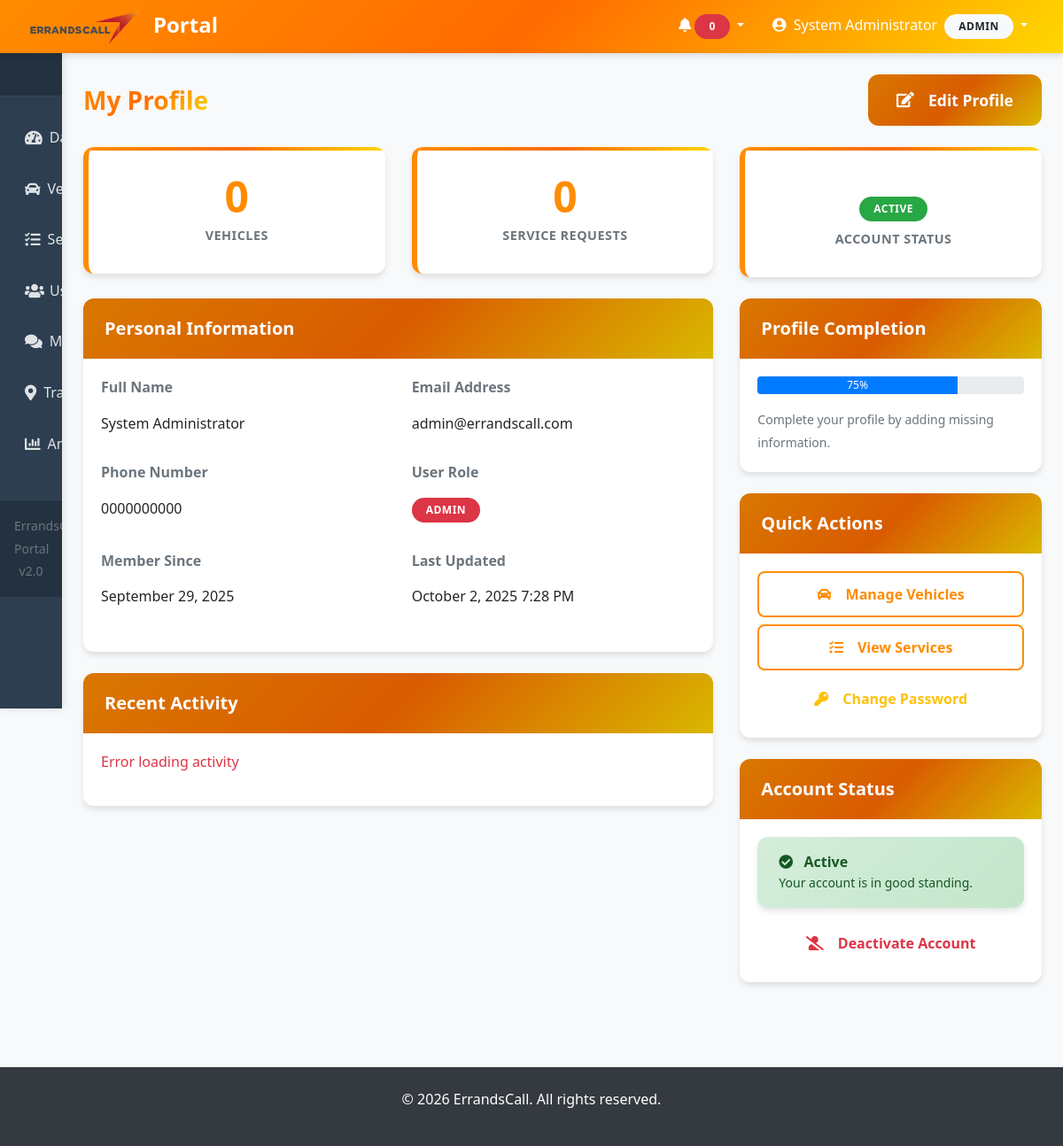
/portal/profile.php (signed in), run on the app's committed database.
### tables this page shows
CREATE TABLE IF NOT EXISTS `users` (
  `id` int NOT NULL AUTO_INCREMENT,
  `id_number` varchar(50) NOT NULL,
  `fullname` varchar(100) NOT NULL,
  `email` varchar(100) NOT NULL,
  `phone` varchar(20) NOT NULL,
  `dob` date NOT NULL,
  `password` varchar(255) NOT NULL,
  `role` enum('admin','manager','worker','customer') DEFAULT 'customer',
  `status` varchar(255) NOT NULL,
  `reset_token` varchar(255) DEFAULT NULL,
  `reset_expiry` datetime DEFAULT NULL,
  `created_at` timestamp NULL DEFAULT CURRENT_TIMESTAMP,
  `updated_at` timestamp NULL DEFAULT CURRENT_TIMESTAMP ON UPDATE CURRENT_TIMESTAMP,
  PRIMARY KEY (`id`),
  UNIQUE KEY `id_number` (`id_number`),
  UNIQUE KEY `email` (`email`)
);

### portal/profile.php (the view, shortened to what this page needs)
<?php
include('includes/header.php');
include('includes/sidebar.php');
$conn = getDBConnection();
$user_id = $_SESSION['user_id'];
$user_sql = "SELECT u.*,
             (SELECT COUNT(*) FROM vehicles WHERE user_id = u.id) as vehicle_count,
             (SELECT COUNT(*) FROM services WHERE user_id = u.id) as service_count
             FROM users u WHERE u.id = ?";
$user_stmt = $conn->prepare($user_sql);
$user_stmt->bind_param("i", $user_id);
$user_stmt->execute();
$user_result = $user_stmt->get_result();
$user_data = $user_result->fetch_assoc();
?>
<div class="main-content">
    <div class="d-flex justify-content-between align-items-center mb-4">
        <h1 class="h3 mb-0 text-gradient">My Profile</h1>
        <button class="btn btn-gradient" id="editProfileBtn">
            <i class="fas fa-edit mr-2"></i>Edit Profile
        </button>
    </div>
    <div class="row mb-4">
        <div class="col-md-4">
            <div class="stat-card text-center">
                <div class="stat-number"><?php echo $user_data['vehicle_count'] ?? 0; ?></div>
                <div class="stat-label">Vehicles</div>
            </div>
        </div>
        <div class="col-md-4">
            <div class="stat-card text-center">
                <div class="stat-number"><?php echo $user_data['service_count'] ?? 0; ?></div>
                <div class="stat-label">Service Requests</div>
            </div>
        </div>
        <div class="col-md-4">
            <div class="stat-card text-center">
                <div class="stat-number">
                    <span class="badge badge-<?php echo $user_data['status'] === 'active' ? 'success' : 'warning'; ?>">
                        <?php echo ucfirst($user_data['status'] ?? 'active'); ?>
                    </span>
                </div>
                <div class="stat-label">Account Status</div>
            </div>
        </div>
    </div>
    <div class="row">
        <div class="col-lg-8">
            <div class="card">
                <div class="card-header bg-gradient text-white">
                    <h5 class="mb-0">Personal Information</h5>
                </div>
                <div class="card-body">
                    <div class="row">
                        <div class="col-md-6">
                            <div class="form-group">
                                <label class="font-weight-bold text-muted">Full Name</label>
                                <p class="form-control-plaintext"><?php echo htmlspecialchars($user_data['fullname']); ?></p>
                            </div>
                        </div>
                        <div class="col-md-6">
                            <div class="form-group">
                                <label class="font-weight-bold text-muted">Email Address</label>
                                <p class="form-control-plaintext"><?php echo htmlspecialchars($user_data['email']); ?></p>
                            </div>
                        </div>
                    </div>
                    <div class="row">
                        <div class="col-md-6">
                            <div class="form-group">
                                <label class="font-weight-bold text-muted">Phone Number</label>
                                <p class="form-control-plaintext"><?php echo htmlspecialchars($user_data['phone'] ?? 'Not provided'); ?></p>
                            </div>
                        </div>
                        <div class="col-md-6">
                            <div class="form-group">
                                <label class="font-weight-bold text-muted">User Role</label>
                                <p class="form-control-plaintext">
                                    <span class="badge badge-<?php echo strtolower($user_data['role']); ?>">
                                        <?php echo ucfirst($user_data['role']); ?>
                                    </span>
                                </p>
                            </div>
                        </div>
                    </div>
                    <div class="row">
                        <div class="col-md-6">
                            <div class="form-group">
                                <label class="font-weight-bold text-muted">Member Since</label>
                                <p class="form-control-plaintext">
                                    <?php echo date('F j, Y', strtotime($user_data['created_at'])); ?>
                                </p>
                            </div>
                        </div>
                        <div class="col-md-6">
                            <div class="form-group">
                                <label class="font-weight-bold text-muted">Last Updated</label>
                                <p class="form-control-plaintext">
                                    <?php echo date('F j, Y g:i A', strtotime($user_data['updated_at'])); ?>
                                </p>
                            </div>
                        </div>
                    </div>
                </div>
            </div>
            <div class="card mt-4">
                <div class="card-header bg-gradient text-white">
                    <h5 class="mb-0">Recent Activity</h5>
                </div>
                <div class="card-body">
                    <div id="profileActivity">
                    </div>
                </div>
            </div>
        </div>
        <div class="col-lg-4">
            <div class="card mb-4">
                <div class="card-header bg-gradient text-white">
                    <h5 class="mb-0">Profile Completion</h5>
                </div>
                <div class="card-body">
                    <?php
                    $completion = 50;
                    if (!empty($user_data['phone'])) $completion += 25;
                    ?>
                    <div class="progress mb-3" style="height: 20px;">
                        <div class="progress-bar bg-gradient" role="progressbar"
                             style="width: <?php echo $completion; ?>%"
                             aria-valuenow="<?php echo $completion; ?>"
                             aria-valuemin="0"
                             aria-valuemax="100">
                            <?php echo $completion; ?>%
                        </div>
                    </div>
                    <small class="text-muted">
                        <?php if ($completion < 100): ?>
                            Complete your profile by adding missing information.
                        <?php else: ?>
                            Your profile is complete! 🎉
                        <?php endif; ?>
                    </small>
                </div>
            </div>
            <div class="card mb-4">
                <div class="card-header bg-gradient text-white">
                    <h5 class="mb-0">Quick Actions</h5>
                </div>
                <div class="card-body">
                    <div class="d-grid gap-2">
                        <a href="vehicles-management.php" class="btn btn-outline-primary btn-block">
                            <i class="fas fa-car mr-2"></i>Manage Vehicles
                        </a>
                        <a href="services-management.php" class="btn btn-outline-primary btn-block">
                            <i class="fas fa-tasks mr-2"></i>View Services
                        </a>
                        <button class="btn btn-outline-warning btn-block" id="changePasswordBtn">
                            <i class="fas fa-key mr-2"></i>Change Password
                        </button>
                    </div>
                </div>
            </div>
            <div class="card">
                <div class="card-header bg-gradient text-white">
                    <h5 class="mb-0">Account Status</h5>
                </div>
                <div class="card-body">
                    <div class="alert alert-success">
                        <i class="fas fa-check-circle mr-2"></i>
                        <strong>Active</strong>
                        <p class="mb-0 small">Your account is in good standing.</p>
                    </div>
                    <div class="d-grid gap-2">
                        <button class="btn btn-outline-danger btn-block" id="deactivateAccountBtn">
                            <i class="fas fa-user-slash mr-2"></i>Deactivate Account
                        </button>
                    </div>
                </div>
            </div>
        </div>
    </div>
</div>
<?php include('includes/footer.php'); ?>

### data on the page
users: status "ACTIVE", fullname "System Administrator", email "admin@errandscall.com", phone "0000000000", role "ADMIN", created_at "September 29, 2025", updated_at "October 2, 2025 7:28 PM"

### other printed values
$_SESSION['user_name'] "System Administrator"
$_SESSION['user_role'] "ADMIN"
$user_data['vehicle_count'] "0"
$user_data['service_count'] "0"
$completion "75"
